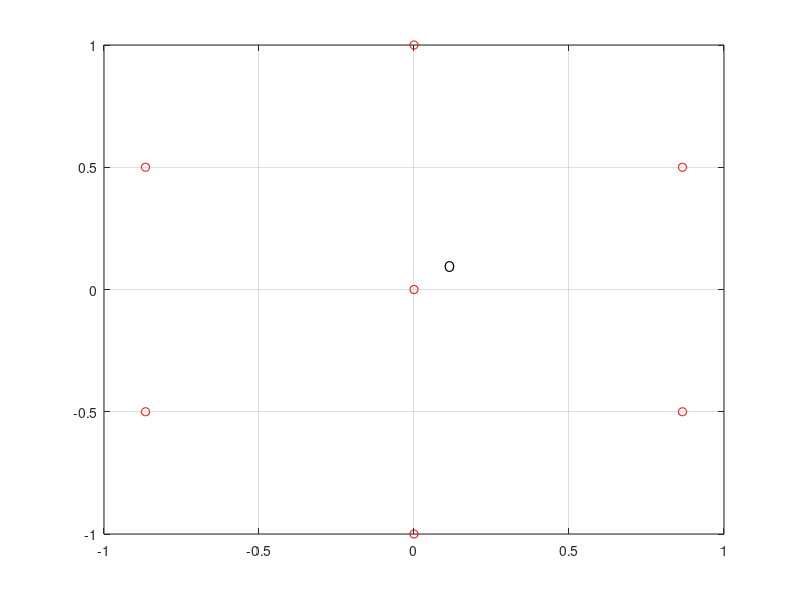

This figure's MATLAB source: (Note: this script raises an error after producing the figure.)
%  Cell19_1km : 
%   this file generate the plot of 19 Celluers, 19*3 Node Bs
%   each 3-sector site located in the centre/middle of cell coverage
%
%   simplified version as 
%       figure l_one 3 sector cell site the middle of one cell
%       coverage_simplified version
%
%  site to site distance: 1000 m 
%  Radius  577.35 m
%
%  Xu qing  20 Feb. 2012 
%
%  needed m-files: none

clear all;
close all;

% BSs's positons & MS's range
t=linspace(pi/6,11*pi/6,2*pi);
plot(0,0,'ro');             text(0.1,0.1,'O');
grid on;
hold on;

bsx1=cos(t);
bsy1=sin(t);

bsx2=sqrt(3)*cos(t-pi/6);
bsy2=sqrt(3)*sin(t-pi/6);

% BS's locations
plot(bsx1,bsy1,'ro');
plot(2*bsx1,2*bsy1,'mO');
plot(bsx2,bsy2,'ko');

% Cell's range
% initial cell, central from the original point
k=linspace(0,2*pi,7);
cx0=(sqrt(3)/3)*cos(k);     %[-0.5774, 0.5774]
cy0=(sqrt(3)/3)*sin(k);     %[]

% cell 1, middle
cx1=sqrt(3)/3+cx0;
cy1=cy0;
plot(cx1, cy1,'c');             text(sqrt(3)/3, 0, 'Cell 1');
plot(cx1, 1+cy1);               text(sqrt(3)/3, 1, 'Cell 7');
plot(cx1, -1+cy1);              text(sqrt(3)/3, -1, 'Cell 4');
plot(cx1, 2+cy1);               text(sqrt(3)/3, 2, 'Cell 19');
plot(cx1, -2+cy1);              text(sqrt(3)/3, -2, 'Cell 13');

plot(sqrt(3)+cx1, cy1);         text(4*sqrt(3)/3, 0, 'Cell 16');
plot(sqrt(3)+cx1, 1+cy1);       text(4*sqrt(3)/3, 1, 'Cell 17');
plot(sqrt(3)+cx1, -1+cy1);      text(4*sqrt(3)/3, -1, 'Cell 15');

plot(-sqrt(3)+cx1, cy1);        text(-2*sqrt(3)/3, 0, 'Cell 10');
plot(-sqrt(3)+cx1, 1+cy1);      text(-2*sqrt(3)/3, 1, 'Cell 9');
plot(-sqrt(3)+cx1, -1+cy1);     text(-2*sqrt(3)/3, -1, 'Cell 11');

% cell 2, left high 
cx2=-sqrt(3)/6+cx0;
cy2=0.5+cy0;
plot(cx2, cy2);                 text(-sqrt(3)/6, 0.5, 'Cell 2');
plot(cx2, 1+cy2);               text(-sqrt(3)/6, 1.5, 'Cell 8');
plot(sqrt(3)+cx2, cy2);         text(5*sqrt(3)/6, 0.5, 'Cell 6');
plot(sqrt(3)+cx2, 1+cy2);       text(5*sqrt(3)/6, 1.5, 'Cell 18');
%plot(-sqrt(3)+cx1, cy1);  

% cell 3, left low
cx3=-sqrt(3)/6+cx0; 
cy3=-0.5+cy0;
plot(cx3, cy3);                 text(-sqrt(3)/6, -0.5, 'Cell 3');
plot(cx3, -1+cy3);              text(-sqrt(3)/6, -1.5, 'Cell 12');
plot(sqrt(3)+cx3, cy3);         text(5*sqrt(3)/6, -0.5, 'Cell 5');
plot(sqrt(3)+cx3, -1+cy3);      text(5*sqrt(3)/6, -1.5, 'Cell 14');
%plot(-sqrt(3)+cx2, cy2);  

% Generate UEs randomly distributed in the central Cell
for i=1:70    
    xa= 1/3+0.53*rand(1,1);
    ya=-0.5+rand(1,1);
    msx1(i)=xa;
    msy1(i)=ya;
    xb=-1+2*rand(1,1);
    yb=-0.65+1.3*rand(1,1);    
	figure(1)
    plot(msx1(i),msy1(i),'k.');
    hold on
    % plot(xrb(i),yrb(i),'k.');
end


% Results: BS's locations in m
%bsx1 =		866.0254    0	 	-866.0254 	-866.0254   0		  866.0254
%bsy1 =		500.0    1000.0    	500.0   	  -500.0   -1000.0   -500.0

%bsx2 =     1732.051   866.025  	-866.025 	-1732.051  	-866.025   866.025
%bsy2 =      0  		1500.0  	1500.0    	0 			-1500.0 	-1500.0

%2*bsx1 =     1732.1    0   	  -1732.1   -1732.1   0    		1732.1
%2*bsy1 =     1000.0    2000.0    1000.0   -1000.0   -2000.0   -1000.0



